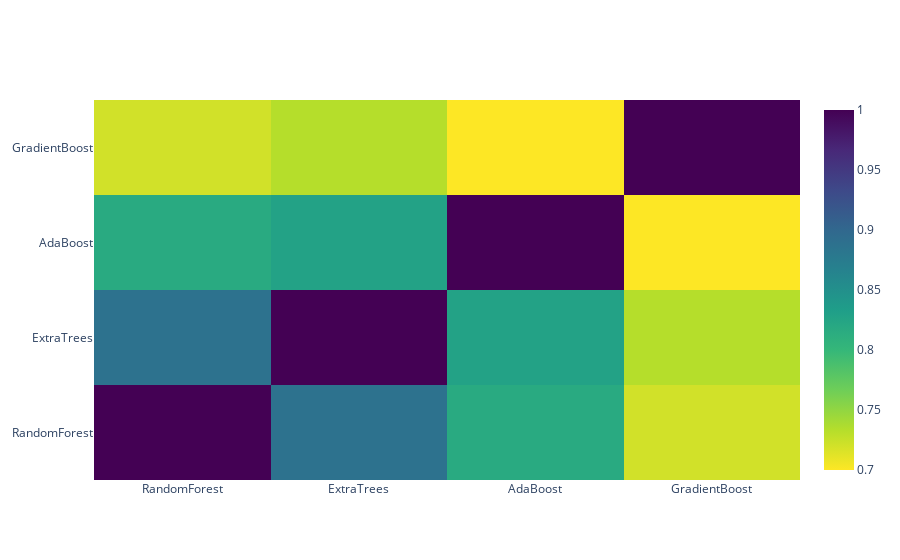

Here is the notebook cell this chart was saved with:
### Code cell
data = [
    go.Heatmap(
        z= base_predictions_train.astype(float).corr().values ,
        x=base_predictions_train.columns.values,
        y= base_predictions_train.columns.values,
          colorscale='Viridis',
            showscale=True,
            reversescale = True
    )
]
py.iplot(data, filename='labelled-heatmap')

### Figure 1 — Plotly figure (JSON) as saved in the notebook; plotly's stock layout.template omitted (floating-point values rounded to 4 significant figures)
{"data": [{"colorscale": [[0, "#440154"], [0.1111, "#482878"], [0.2222, "#3e4989"], [0.3333, "#31688e"], [0.4444, "#26828e"], [0.5556, "#1f9e89"], [0.6667, "#35b779"], [0.7778, "#6ece58"], [0.8889, "#b5de2b"], [1, "#fde725"]], "reversescale": true, "showscale": true, "type": "heatmap", "x": ["RandomForest", "ExtraTrees", "AdaBoost", "GradientBoost"], "y": ["RandomForest", "ExtraTrees", "AdaBoost", "GradientBoost"], "z": [[1, 0.887, 0.8173, 0.7199], [0.887, 1, 0.8272, 0.7327], [0.8173, 0.8272, 1, 0.6994], [0.7199, 0.7327, 0.6994, 1]]}], "layout": {}}
